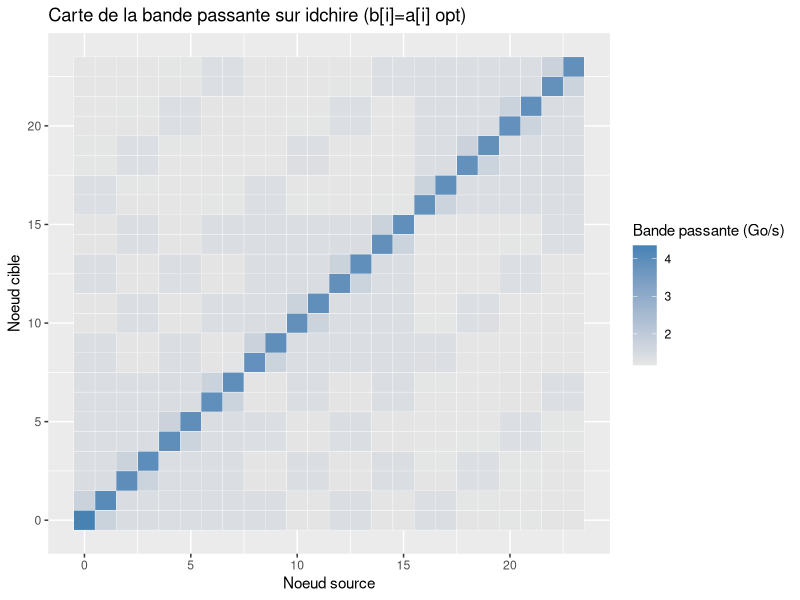

R code for this plot:
library(ggplot2)
library(plyr)
library(lattice)
library(reshape)
library(scales)

node_from_core <- function(n) { return ((n-n%%2)%/%8) }

datafile = commandArgs(TRUE)[1]
bandwidth = read.table("./all_data_bandwidth_assign_opt.dat", header=TRUE)

df_bandwidth = ddply(bandwidth, c("Exp", "node_source", "total_cores", "kernel", "size","thread_dest"), summarize, Time = mean(time.ms))
df_bandwidth = transform(df_bandwidth, node_dest=node_from_core(thread_dest), bandwith_gb=(size/Time)/1000000)
df_bandwidth = transform(df_bandwidth, heat = (bandwith_gb))


pdf("heatmap_idchire.pdf", width = 10, height=6)
myplot=ggplot(df_bandwidth, aes(node_source, node_dest))
myplot=myplot+ geom_tile(aes(fill = heat), colour="white")
myplot=myplot+ylab("Noeud cible")
myplot=myplot+xlab("Noeud source")
myplot=myplot+ggtitle("Carte de la bande passante sur idchire (b[i]=a[i] opt)")
myplot=myplot+scale_fill_gradient(name="Bande passante (Go/s)", low = "grey90", high = "steelblue")
#myplot=myplot+theme(plot.title = element_text(hjust = 0.5),
                    #legend.position=c(.9,.4)
                    #)

print(myplot)
dev.off()
quit()
